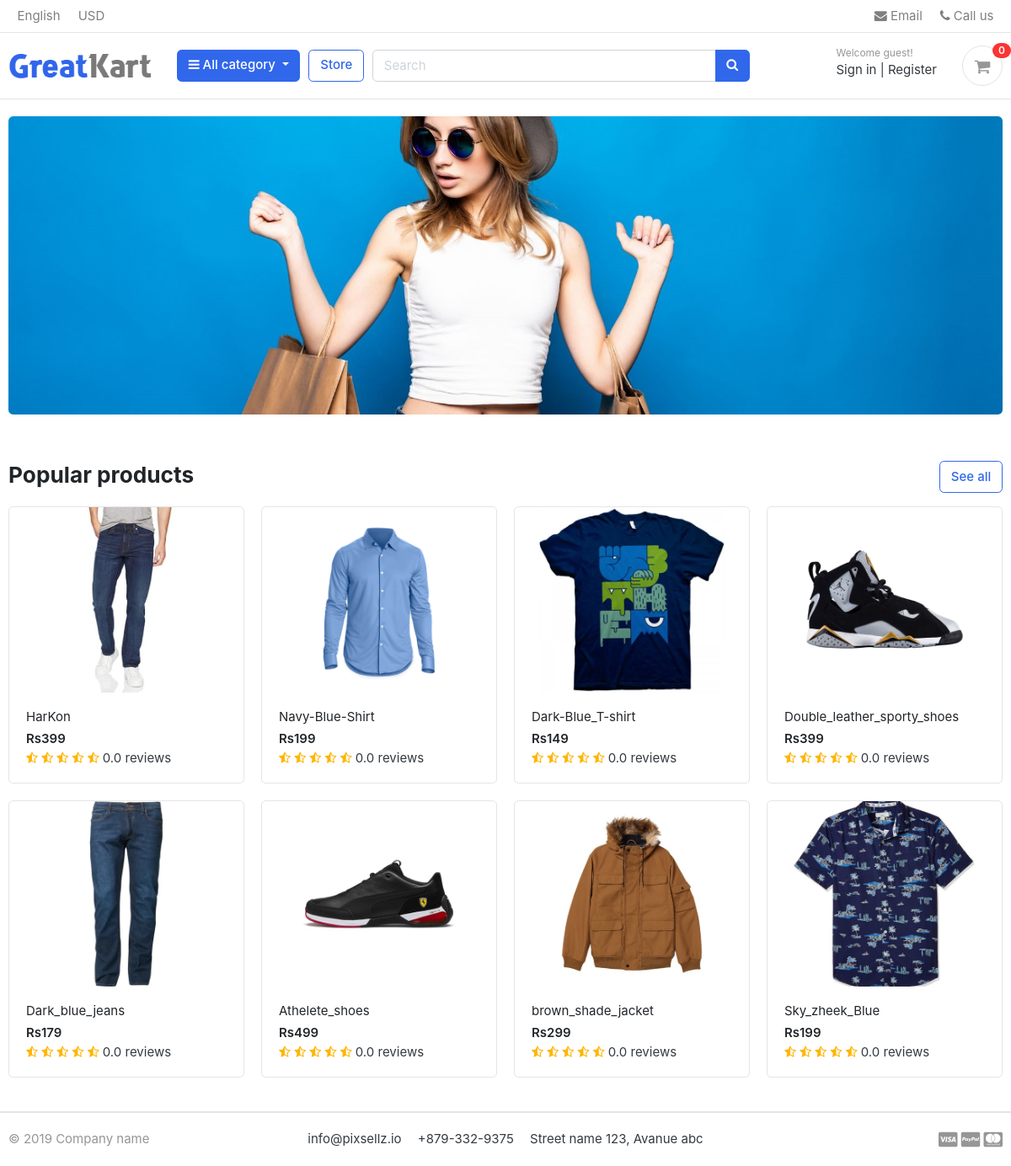
/, run on an earlier commit of the app's database.
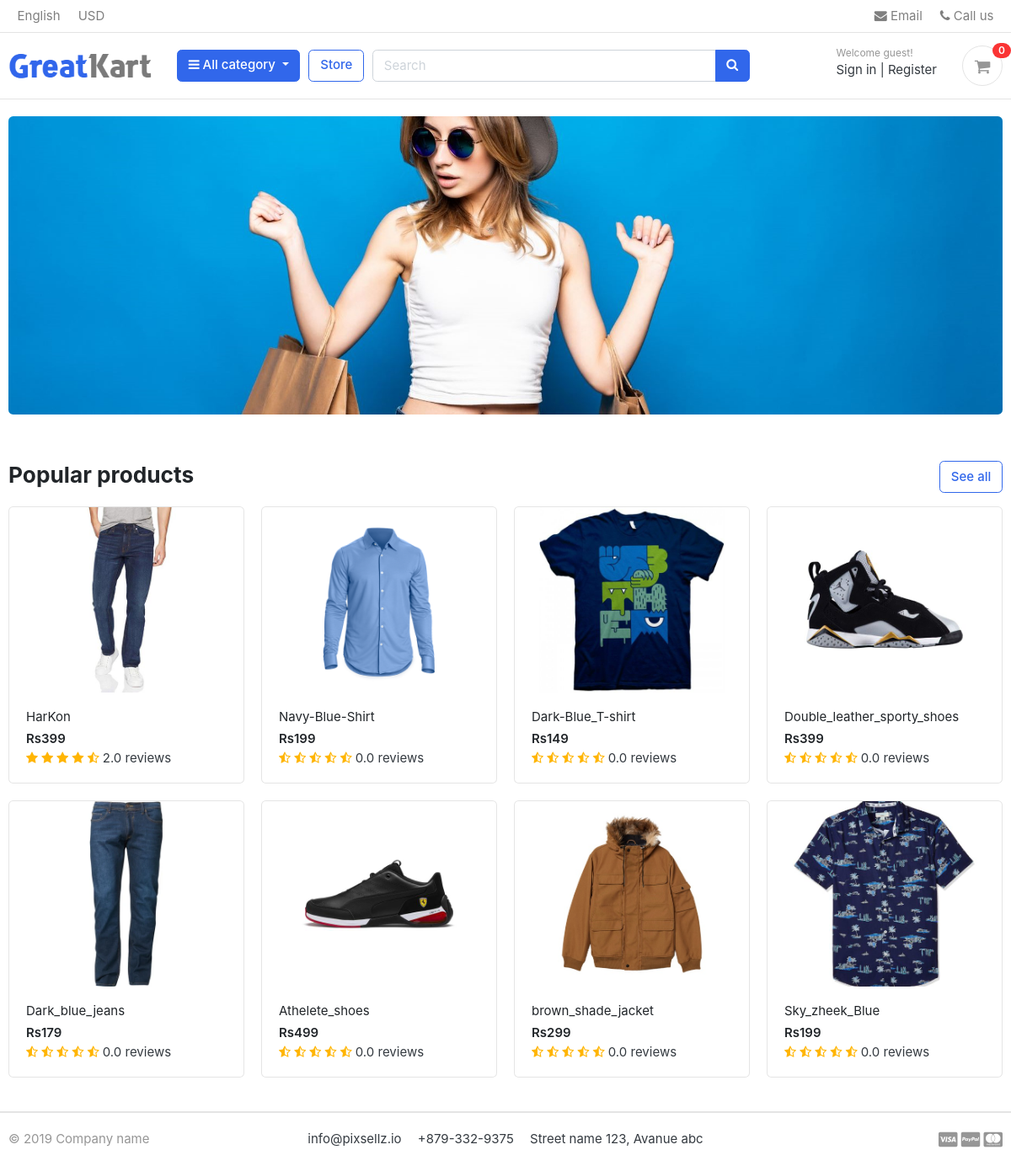
And on a later commit of the database.
### store/models.py (models this page shows, shortened)
class Product(models.Model):
	product_name = models.CharField(max_length=200,unique=True)
	product_url = models.SlugField(max_length=200,unique=True)
	product_description = models.TextField(max_length=500,blank=True)
	product_price = models.IntegerField()
	product_image = models.ImageField(upload_to='photos/products')
	stock = models.IntegerField()
	is_available = models.BooleanField(default=True)
	category = models.ForeignKey(Category,on_delete=models.CASCADE)
	created_date = models.DateTimeField(auto_now_add=True)
	modified_date = models.DateTimeField(auto_now=True)
	def get_url(self):
		return reverse('product_detail',args=[self.category.category_url,self.product_url])
	def averageReview(self):
		reviews = ReviewRating.objects.filter(product=self,status=True).aggregate(average=Avg('rating'))
		avg=0
		if reviews['average'] is not None:
			avg=float(reviews['average'])
		return avg
	def countReview(self):
		reviews = ReviewRating.objects.filter(product=self,status=True).aggregate(count=Count('id'))
		count=0
		if reviews['count'] is not None:
			count=float(reviews['count'])
		return count

### greate/views.py (the view)
# urls.py: path('',views.index,name='index'),
def index(request):
	products = Product.objects.all().filter(is_available=True).order_by('created_date')
	for product in products:
		reviews = ReviewRating.objects.filter(product_id=product.id,status=True)
	context = {
		'reviews': reviews,
		'products' : products,
	}
	return render(request,'greate/index.html',context)

### cart/context_processors.py (called while the page is built)
def counter(request):
	cart_count=0
	if 'admin' in request.path:
		return {}
	else:
		try:
			cart=Cart.objects.filter(cart_id=_cart_id(request))
			if request.user.is_authenticated:
				cart_items=CartItem.objects.all().filter(user=request.user)
			else:
				cart_items=CartItem.objects.all().filter(cart=cart[:1])
			for cart_item in cart_items:
				cart_count += cart_item.quantity
		except:
			cart_count = 0
	return dict(cart_count=cart_count)

### cart/views.py (called while the page is built)
def _cart_id(request):
	cart = request.session.session_key
	if not cart:
		cart = request.session.create()
	return cart

### category/context_processors.py (called while the page is built)
def menu_links(request):
	links = Category.objects.all()
	return dict(links=links)

### category/models.py (called while the page is built)
	def get_url(self):
		return reverse('products_by_category',args=[self.category_url])

### templates/greate/index.html
{% extends 'greate/base.html' %}
{% load static %}
{% block content %}
<section class="section-intro padding-y-sm">
<div class="container">
<div class="intro-banner-wrap">
	<img src="{% static 'images/banners/cover.jpg' %}" class="img-fluid rounded">
</div>
</div>
</section>
<section class="section-name padding-y-sm">
<div class="container">
<header class="section-heading">
	<a href="{% url 'store' %}" class="btn btn-outline-primary float-right">See all</a>
	<h3 class="section-title">Popular products</h3>
</header>
<div class="row">
	{% for product in products %}
	<div class="col-md-3">
		<div class="card card-product-grid">
			<a href="{{ product.get_url }}" class="img-wrap"> <img src="{{product.product_image.url}}"> </a>
			<figcaption class="info-wrap">
				<a href="{{ product.get_url }}" class="title">{{ product.product_name }}</a>
				<div class="price mt-1">Rs{{product.product_price}}</div>
				<div class="rating-star">
						<span>
							<i class="fa fa-star{% if product.averageReview < 0.5 %}-half-o{% elif product.averageReview >= 0.5 and product.averageReview < 1 %}-o {% endif %}" aria-hidden="true"></i>
							<i class="fa fa-star{% if product.averageReview < 1.5 %}-half-o{% elif product.averageReview >= 1.5 and product.averageReview < 2 %}-o {% endif %}" aria-hidden="true"></i>
							<i class="fa fa-star{% if product.averageReview < 2.5 %}-half-o{% elif product.averageReview >= 2.5 and product.averageReview < 3 %}-o {% endif %}" aria-hidden="true"></i>
							<i class="fa fa-star{% if product.averageReview < 3.5 %}-half-o{% elif product.averageReview >= 3.5 and product.averageReview < 4 %}-o {% endif %}" aria-hidden="true"></i>
							<i class="fa fa-star{% if product.averageReview < 4.5 %}-half-o{% elif product.averageReview >= 4.5 and product.averageReview < 5 %}-o {% endif %}" aria-hidden="true"></i>
							<span>{{product.countReview}} reviews</span>
						</span>
					</div>
			</figcaption>
		</div>
	</div>
	{% endfor %}
</div>
</div>
</section>
</body>
</html>
{% endblock %}

What changed in the data, as far as the page shows it:
changed Product "HarKon": countReview "0.0" → "2.0"
